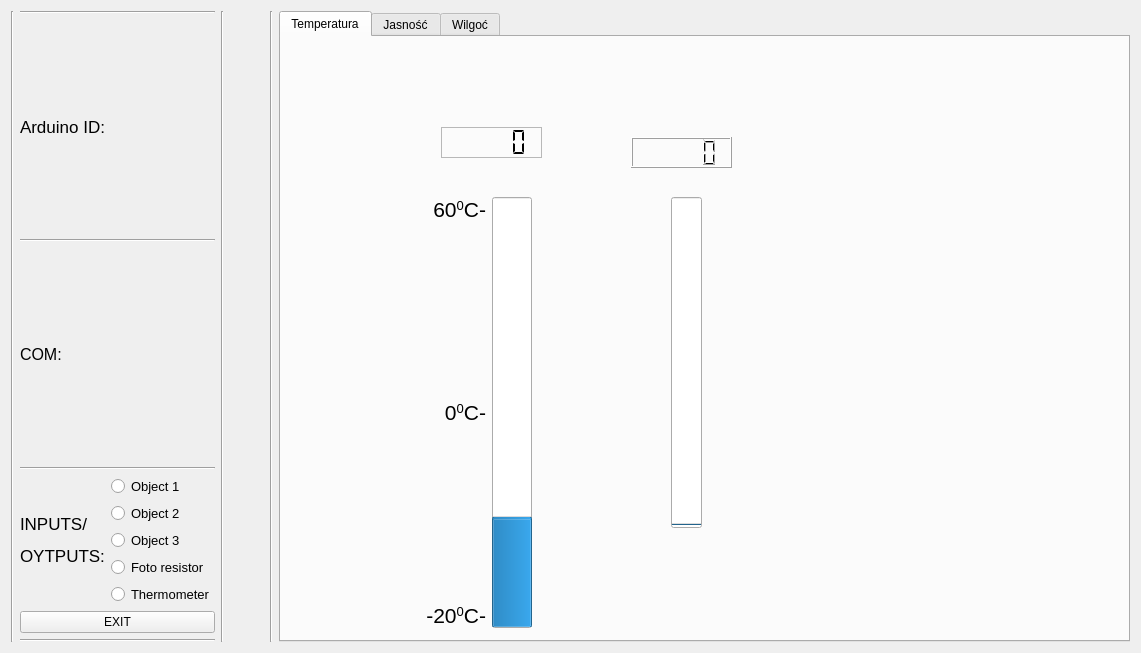
<?xml version="1.0" encoding="UTF-8"?>
<ui version="4.0">
 <class>Staff</class>
 <widget class="QWidget" name="Staff">
  <property name="geometry">
   <rect>
    <x>0</x>
    <y>0</y>
    <width>1141</width>
    <height>648</height>
   </rect>
  </property>
  <property name="windowTitle">
   <string>Form</string>
  </property>
  <layout class="QHBoxLayout" name="horizontalLayout">
   <item>
    <widget class="Line" name="line">
     <property name="orientation">
      <enum>Qt::Vertical</enum>
     </property>
    </widget>
   </item>
   <item>
    <layout class="QVBoxLayout" name="verticalLayout">
     <item>
      <widget class="Line" name="line_3">
       <property name="orientation">
        <enum>Qt::Horizontal</enum>
       </property>
      </widget>
     </item>
     <item>
      <layout class="QHBoxLayout" name="horizontalLayout_3">
       <item>
        <widget class="QLabel" name="label_2">
         <property name="font">
          <font>
           <pointsize>13</pointsize>
          </font>
         </property>
         <property name="text">
          <string>Arduino ID:</string>
         </property>
        </widget>
       </item>
       <item>
        <widget class="QLabel" name="ID">
         <property name="font">
          <font>
           <pointsize>12</pointsize>
          </font>
         </property>
         <property name="text">
          <string>&lt;tekst&gt;</string>
         </property>
        </widget>
       </item>
      </layout>
     </item>
     <item>
      <widget class="Line" name="line_7">
       <property name="orientation">
        <enum>Qt::Horizontal</enum>
       </property>
      </widget>
     </item>
     <item>
      <layout class="QHBoxLayout" name="horizontalLayout_4">
       <item>
        <widget class="QLabel" name="label_3">
         <property name="font">
          <font>
           <pointsize>12</pointsize>
          </font>
         </property>
         <property name="text">
          <string>COM:</string>
         </property>
        </widget>
       </item>
       <item>
        <widget class="QLabel" name="COM">
         <property name="font">
          <font>
           <pointsize>12</pointsize>
          </font>
         </property>
         <property name="text">
          <string>&lt;tekst&gt;</string>
         </property>
        </widget>
       </item>
      </layout>
     </item>
     <item>
      <widget class="Line" name="line_6">
       <property name="orientation">
        <enum>Qt::Horizontal</enum>
       </property>
      </widget>
     </item>
     <item>
      <layout class="QHBoxLayout" name="horizontalLayout_5">
       <item>
        <layout class="QHBoxLayout" name="horizontalLayout_2">
         <item>
          <widget class="QLabel" name="label_5">
           <property name="font">
            <font>
             <pointsize>13</pointsize>
            </font>
           </property>
           <property name="text">
            <string>&lt;html&gt;&lt;head/&gt;&lt;body&gt;&lt;p&gt;INPUTS/&lt;/p&gt;&lt;p&gt;OYTPUTS:&lt;/p&gt;&lt;/body&gt;&lt;/html&gt;</string>
           </property>
          </widget>
         </item>
         <item>
          <layout class="QVBoxLayout" name="verticalLayout_2">
           <item>
            <widget class="QRadioButton" name="obj1">
             <property name="font">
              <font>
               <pointsize>10</pointsize>
              </font>
             </property>
             <property name="text">
              <string>Object 1</string>
             </property>
            </widget>
           </item>
           <item>
            <widget class="QRadioButton" name="obj2">
             <property name="font">
              <font>
               <pointsize>10</pointsize>
              </font>
             </property>
             <property name="text">
              <string>Object 2</string>
             </property>
            </widget>
           </item>
           <item>
            <widget class="QRadioButton" name="obj3">
             <property name="font">
              <font>
               <pointsize>10</pointsize>
              </font>
             </property>
             <property name="text">
              <string>Object 3</string>
             </property>
            </widget>
           </item>
           <item>
            <widget class="QRadioButton" name="foto_r">
             <property name="font">
              <font>
               <pointsize>10</pointsize>
              </font>
             </property>
             <property name="text">
              <string>Foto resistor</string>
             </property>
            </widget>
           </item>
           <item>
            <widget class="QRadioButton" name="therm">
             <property name="font">
              <font>
               <pointsize>10</pointsize>
              </font>
             </property>
             <property name="text">
              <string>Thermometer</string>
             </property>
            </widget>
           </item>
          </layout>
         </item>
        </layout>
       </item>
      </layout>
     </item>
     <item>
      <widget class="QPushButton" name="pushButton">
       <property name="text">
        <string>EXIT</string>
       </property>
      </widget>
     </item>
     <item>
      <widget class="Line" name="line_4">
       <property name="orientation">
        <enum>Qt::Horizontal</enum>
       </property>
      </widget>
     </item>
    </layout>
   </item>
   <item>
    <widget class="Line" name="line_2">
     <property name="orientation">
      <enum>Qt::Vertical</enum>
     </property>
    </widget>
   </item>
   <item>
    <spacer name="horizontalSpacer_2">
     <property name="orientation">
      <enum>Qt::Horizontal</enum>
     </property>
     <property name="sizeType">
      <enum>QSizePolicy::Fixed</enum>
     </property>
     <property name="sizeHint" stdset="0">
      <size>
       <width>40</width>
       <height>20</height>
      </size>
     </property>
    </spacer>
   </item>
   <item>
    <widget class="Line" name="line_5">
     <property name="orientation">
      <enum>Qt::Vertical</enum>
     </property>
    </widget>
   </item>
   <item>
    <widget class="QTabWidget" name="tabWidget">
     <property name="currentIndex">
      <number>0</number>
     </property>
     <widget class="QWidget" name="tab">
      <property name="minimumSize">
       <size>
        <width>531</width>
        <height>601</height>
       </size>
      </property>
      <attribute name="title">
       <string>Temperatura</string>
      </attribute>
      <widget class="QLCDNumber" name="lcd_temp_2">
       <property name="geometry">
        <rect>
         <x>350</x>
         <y>100</y>
         <width>101</width>
         <height>31</height>
        </rect>
       </property>
      </widget>
      <widget class="QProgressBar" name="temp_bar2">
       <property name="geometry">
        <rect>
         <x>390</x>
         <y>160</y>
         <width>31</width>
         <height>331</height>
        </rect>
       </property>
       <property name="value">
        <number>0</number>
       </property>
       <property name="orientation">
        <enum>Qt::Vertical</enum>
       </property>
      </widget>
      <widget class="QLCDNumber" name="lcd_temp_1">
       <property name="geometry">
        <rect>
         <x>160</x>
         <y>90</y>
         <width>101</width>
         <height>31</height>
        </rect>
       </property>
       <property name="frameShape">
        <enum>QFrame::StyledPanel</enum>
       </property>
       <property name="frameShadow">
        <enum>QFrame::Plain</enum>
       </property>
       <property name="segmentStyle">
        <enum>QLCDNumber::Flat</enum>
       </property>
      </widget>
      <widget class="QWidget" name="gridLayoutWidget">
       <property name="geometry">
        <rect>
         <x>30</x>
         <y>140</y>
         <width>221</width>
         <height>451</height>
        </rect>
       </property>
       <layout class="QGridLayout" name="gridLayout">
        <item row="1" column="0">
         <layout class="QVBoxLayout" name="verticalLayout_3">
          <item>
           <widget class="QLabel" name="label">
            <property name="maximumSize">
             <size>
              <width>16777215</width>
              <height>16777215</height>
             </size>
            </property>
            <property name="font">
             <font>
              <pointsize>16</pointsize>
             </font>
            </property>
            <property name="layoutDirection">
             <enum>Qt::LeftToRight</enum>
            </property>
            <property name="text">
             <string>&lt;html&gt;&lt;head/&gt;&lt;body&gt;&lt;p align=&quot;right&quot;&gt;60&lt;span style=&quot; vertical-align:super;&quot;&gt;0&lt;/span&gt;C-&lt;/p&gt;&lt;/body&gt;&lt;/html&gt;</string>
            </property>
           </widget>
          </item>
          <item>
           <spacer name="verticalSpacer_3">
            <property name="orientation">
             <enum>Qt::Vertical</enum>
            </property>
            <property name="sizeType">
             <enum>QSizePolicy::MinimumExpanding</enum>
            </property>
            <property name="sizeHint" stdset="0">
             <size>
              <width>60</width>
              <height>40</height>
             </size>
            </property>
           </spacer>
          </item>
          <item>
           <widget class="QLabel" name="label_4">
            <property name="maximumSize">
             <size>
              <width>16777215</width>
              <height>16777215</height>
             </size>
            </property>
            <property name="font">
             <font>
              <pointsize>16</pointsize>
             </font>
            </property>
            <property name="layoutDirection">
             <enum>Qt::LeftToRight</enum>
            </property>
            <property name="text">
             <string>&lt;html&gt;&lt;head/&gt;&lt;body&gt;&lt;p align=&quot;right&quot;&gt;0&lt;span style=&quot; vertical-align:super;&quot;&gt;0&lt;/span&gt;C-&lt;/p&gt;&lt;/body&gt;&lt;/html&gt;</string>
            </property>
           </widget>
          </item>
          <item>
           <spacer name="verticalSpacer_2">
            <property name="orientation">
             <enum>Qt::Vertical</enum>
            </property>
            <property name="sizeType">
             <enum>QSizePolicy::MinimumExpanding</enum>
            </property>
            <property name="sizeHint" stdset="0">
             <size>
              <width>20</width>
              <height>40</height>
             </size>
            </property>
           </spacer>
          </item>
          <item>
           <widget class="QLabel" name="label_6">
            <property name="maximumSize">
             <size>
              <width>16777215</width>
              <height>16777215</height>
             </size>
            </property>
            <property name="font">
             <font>
              <pointsize>16</pointsize>
             </font>
            </property>
            <property name="layoutDirection">
             <enum>Qt::LeftToRight</enum>
            </property>
            <property name="text">
             <string>&lt;html&gt;&lt;head/&gt;&lt;body&gt;&lt;p align=&quot;right&quot;&gt;-20&lt;span style=&quot; vertical-align:super;&quot;&gt;0&lt;/span&gt;C-&lt;/p&gt;&lt;/body&gt;&lt;/html&gt;</string>
            </property>
           </widget>
          </item>
         </layout>
        </item>
        <item row="1" column="1">
         <widget class="QProgressBar" name="temp_bar1">
          <property name="sizePolicy">
           <sizepolicy hsizetype="Fixed" vsizetype="Expanding">
            <horstretch>60</horstretch>
            <verstretch>0</verstretch>
           </sizepolicy>
          </property>
          <property name="minimumSize">
           <size>
            <width>40</width>
            <height>60</height>
           </size>
          </property>
          <property name="minimum">
           <number>-20</number>
          </property>
          <property name="maximum">
           <number>60</number>
          </property>
          <property name="value">
           <number>0</number>
          </property>
          <property name="orientation">
           <enum>Qt::Vertical</enum>
          </property>
         </widget>
        </item>
        <item row="0" column="1">
         <spacer name="verticalSpacer">
          <property name="orientation">
           <enum>Qt::Vertical</enum>
          </property>
          <property name="sizeType">
           <enum>QSizePolicy::Fixed</enum>
          </property>
          <property name="sizeHint" stdset="0">
           <size>
            <width>20</width>
            <height>20</height>
           </size>
          </property>
         </spacer>
        </item>
       </layout>
      </widget>
     </widget>
     <widget class="QWidget" name="tab_2">
      <attribute name="title">
       <string>Jasność</string>
      </attribute>
      <widget class="QLCDNumber" name="lcd_bright_1">
       <property name="geometry">
        <rect>
         <x>160</x>
         <y>90</y>
         <width>101</width>
         <height>31</height>
        </rect>
       </property>
       <property name="frameShape">
        <enum>QFrame::StyledPanel</enum>
       </property>
       <property name="frameShadow">
        <enum>QFrame::Plain</enum>
       </property>
       <property name="segmentStyle">
        <enum>QLCDNumber::Flat</enum>
       </property>
      </widget>
      <widget class="QLCDNumber" name="lcd_bright_2">
       <property name="geometry">
        <rect>
         <x>350</x>
         <y>100</y>
         <width>101</width>
         <height>31</height>
        </rect>
       </property>
      </widget>
      <widget class="QProgressBar" name="bright_bar2">
       <property name="geometry">
        <rect>
         <x>390</x>
         <y>160</y>
         <width>31</width>
         <height>331</height>
        </rect>
       </property>
       <property name="value">
        <number>0</number>
       </property>
       <property name="orientation">
        <enum>Qt::Vertical</enum>
       </property>
      </widget>
      <widget class="QWidget" name="gridLayoutWidget_2">
       <property name="geometry">
        <rect>
         <x>30</x>
         <y>140</y>
         <width>221</width>
         <height>451</height>
        </rect>
       </property>
       <layout class="QGridLayout" name="gridLayout_2">
        <item row="1" column="0">
         <layout class="QVBoxLayout" name="verticalLayout_4">
          <item>
           <widget class="QLabel" name="label_7">
            <property name="maximumSize">
             <size>
              <width>16777215</width>
              <height>16777215</height>
             </size>
            </property>
            <property name="font">
             <font>
              <pointsize>16</pointsize>
             </font>
            </property>
            <property name="layoutDirection">
             <enum>Qt::LeftToRight</enum>
            </property>
            <property name="text">
             <string>&lt;html&gt;&lt;head/&gt;&lt;body&gt;&lt;p align=&quot;right&quot;&gt;100-&lt;/p&gt;&lt;/body&gt;&lt;/html&gt;</string>
            </property>
           </widget>
          </item>
          <item>
           <spacer name="verticalSpacer_4">
            <property name="orientation">
             <enum>Qt::Vertical</enum>
            </property>
            <property name="sizeType">
             <enum>QSizePolicy::MinimumExpanding</enum>
            </property>
            <property name="sizeHint" stdset="0">
             <size>
              <width>60</width>
              <height>40</height>
             </size>
            </property>
           </spacer>
          </item>
          <item>
           <widget class="QLabel" name="label_8">
            <property name="maximumSize">
             <size>
              <width>16777215</width>
              <height>16777215</height>
             </size>
            </property>
            <property name="font">
             <font>
              <pointsize>16</pointsize>
             </font>
            </property>
            <property name="layoutDirection">
             <enum>Qt::LeftToRight</enum>
            </property>
            <property name="text">
             <string>&lt;html&gt;&lt;head/&gt;&lt;body&gt;&lt;p align=&quot;right&quot;&gt;50-&lt;/p&gt;&lt;/body&gt;&lt;/html&gt;</string>
            </property>
           </widget>
          </item>
          <item>
           <spacer name="verticalSpacer_5">
            <property name="orientation">
             <enum>Qt::Vertical</enum>
            </property>
            <property name="sizeType">
             <enum>QSizePolicy::MinimumExpanding</enum>
            </property>
            <property name="sizeHint" stdset="0">
             <size>
              <width>20</width>
              <height>40</height>
             </size>
            </property>
           </spacer>
          </item>
          <item>
           <widget class="QLabel" name="label_9">
            <property name="maximumSize">
             <size>
              <width>16777215</width>
              <height>16777215</height>
             </size>
            </property>
            <property name="font">
             <font>
              <pointsize>16</pointsize>
             </font>
            </property>
            <property name="layoutDirection">
             <enum>Qt::LeftToRight</enum>
            </property>
            <property name="text">
             <string>&lt;html&gt;&lt;head/&gt;&lt;body&gt;&lt;p align=&quot;right&quot;&gt;0-&lt;/p&gt;&lt;/body&gt;&lt;/html&gt;</string>
            </property>
           </widget>
          </item>
         </layout>
        </item>
        <item row="0" column="1">
         <spacer name="verticalSpacer_6">
          <property name="orientation">
           <enum>Qt::Vertical</enum>
          </property>
          <property name="sizeType">
           <enum>QSizePolicy::Fixed</enum>
          </property>
          <property name="sizeHint" stdset="0">
           <size>
            <width>20</width>
            <height>20</height>
           </size>
          </property>
         </spacer>
        </item>
        <item row="1" column="1">
         <widget class="QProgressBar" name="bright_bar1">
          <property name="minimumSize">
           <size>
            <width>40</width>
            <height>10</height>
           </size>
          </property>
          <property name="value">
           <number>0</number>
          </property>
          <property name="orientation">
           <enum>Qt::Vertical</enum>
          </property>
         </widget>
        </item>
       </layout>
      </widget>
     </widget>
     <widget class="QWidget" name="tab_3">
      <attribute name="title">
       <string>Wilgoć</string>
      </attribute>
      <widget class="QLCDNumber" name="lcd_humid2">
       <property name="geometry">
        <rect>
         <x>350</x>
         <y>100</y>
         <width>101</width>
         <height>31</height>
        </rect>
       </property>
      </widget>
      <widget class="QLCDNumber" name="lcd_humid1">
       <property name="geometry">
        <rect>
         <x>60</x>
         <y>100</y>
         <width>101</width>
         <height>31</height>
        </rect>
       </property>
      </widget>
      <widget class="QProgressBar" name="humid_bar1">
       <property name="geometry">
        <rect>
         <x>100</x>
         <y>160</y>
         <width>31</width>
         <height>331</height>
        </rect>
       </property>
       <property name="value">
        <number>0</number>
       </property>
       <property name="orientation">
        <enum>Qt::Vertical</enum>
       </property>
      </widget>
      <widget class="QProgressBar" name="humid_bar2">
       <property name="geometry">
        <rect>
         <x>390</x>
         <y>160</y>
         <width>31</width>
         <height>331</height>
        </rect>
       </property>
       <property name="value">
        <number>0</number>
       </property>
       <property name="orientation">
        <enum>Qt::Vertical</enum>
       </property>
      </widget>
     </widget>
    </widget>
   </item>
  </layout>
 </widget>
 <resources/>
 <connections>
  <connection>
   <sender>temp_bar1</sender>
   <signal>valueChanged(int)</signal>
   <receiver>lcd_temp_1</receiver>
   <slot>display(int)</slot>
   <hints>
    <hint type="sourcelabel">
     <x>717</x>
     <y>235</y>
    </hint>
    <hint type="destinationlabel">
     <x>714</x>
     <y>155</y>
    </hint>
   </hints>
  </connection>
  <connection>
   <sender>temp_bar2</sender>
   <signal>valueChanged(int)</signal>
   <receiver>lcd_temp_2</receiver>
   <slot>display(int)</slot>
   <hints>
    <hint type="sourcelabel">
     <x>1017</x>
     <y>218</y>
    </hint>
    <hint type="destinationlabel">
     <x>1014</x>
     <y>143</y>
    </hint>
   </hints>
  </connection>
  <connection>
   <sender>bright_bar1</sender>
   <signal>valueChanged(int)</signal>
   <receiver>lcd_bright_1</receiver>
   <slot>display(int)</slot>
   <hints>
    <hint type="sourcelabel">
     <x>717</x>
     <y>283</y>
    </hint>
    <hint type="destinationlabel">
     <x>705</x>
     <y>154</y>
    </hint>
   </hints>
  </connection>
  <connection>
   <sender>bright_bar2</sender>
   <signal>valueChanged(int)</signal>
   <receiver>lcd_bright_2</receiver>
   <slot>display(int)</slot>
   <hints>
    <hint type="sourcelabel">
     <x>1017</x>
     <y>265</y>
    </hint>
    <hint type="destinationlabel">
     <x>983</x>
     <y>158</y>
    </hint>
   </hints>
  </connection>
  <connection>
   <sender>humid_bar1</sender>
   <signal>valueChanged(int)</signal>
   <receiver>lcd_humid1</receiver>
   <slot>display(int)</slot>
   <hints>
    <hint type="sourcelabel">
     <x>717</x>
     <y>280</y>
    </hint>
    <hint type="destinationlabel">
     <x>717</x>
     <y>154</y>
    </hint>
   </hints>
  </connection>
  <connection>
   <sender>humid_bar2</sender>
   <signal>valueChanged(int)</signal>
   <receiver>lcd_humid2</receiver>
   <slot>display(int)</slot>
   <hints>
    <hint type="sourcelabel">
     <x>1001</x>
     <y>289</y>
    </hint>
    <hint type="destinationlabel">
     <x>1010</x>
     <y>136</y>
    </hint>
   </hints>
  </connection>
 </connections>
</ui>
